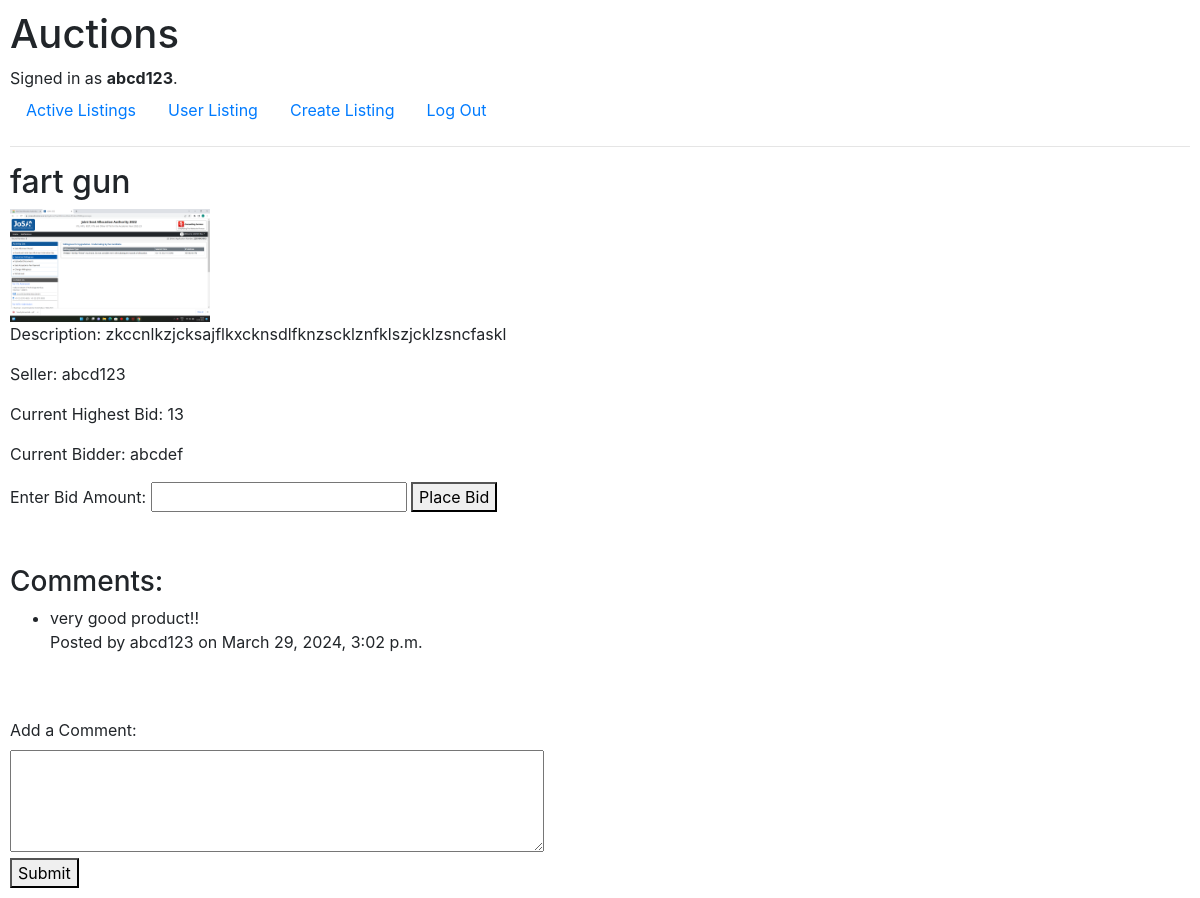
/listing/3/ (signed in), run on the app's committed database.
### auctions/models.py (models this page shows, shortened)
class User(AbstractUser):
    pass

class Listing(models.Model):
    seller = models.ForeignKey(User, on_delete=models.CASCADE)
    name = models.CharField(max_length=100,unique=True)
    image = models.ImageField(null=True, blank=True)
    desc = models.TextField()
    current_highest_bid = models.IntegerField(default=0)
    current_bidder = models.ForeignKey(User, on_delete=models.SET_NULL, null=True, blank=True, related_name='current_bids')

class Comment(models.Model):
    listing = models.ForeignKey(Listing,on_delete=models.CASCADE,null=True,related_name='comments')
    user=models.ForeignKey(User, on_delete=models.CASCADE)
    comment=models.TextField()
    timestamp = models.DateTimeField(default=timezone.now)

### auctions/views.py (the view)
# urls.py: path('listing/<int:listing_id>/', views.listing_description, name='listing_description'),
def listing_description(request, listing_id):
    listing = get_object_or_404(Listing, pk=listing_id)
    comments = listing.comments.all()
    if request.method == 'POST':
        content = request.POST.get('comment_content')
        if content:
            new_comment = Comment.objects.create(listing=listing, user=request.user, comment=content)
            return HttpResponseRedirect(reverse('listing_description', args=[listing_id]))
    return render(request, 'auctions/listing_description.html', {'listing': listing, 'comments': comments})

### auctions/templates/auctions/listing_description.html (shortened to what this page needs)
{% extends "auctions/layout.html" %}
{% block body %}
<h2>{{ listing.name }}</h2>
{% if listing.image %}
<img src="{{ listing.image.url }}" alt="{{ listing.name }} Image" style="max-width: 200px;">
{% endif %}
<p>Description: {{ listing.desc }}</p>
<p>Seller: {{listing.seller.username}}</p>
<p>Current Highest Bid: {{ listing.current_highest_bid }}</p>
<p>Current Bidder: {{ listing.current_bidder.username }}</p>
<form method="post" action="{% url 'place_bid' listing.id %}">
    <label for="bid_amount">Enter Bid Amount:</label>
    <input type="" id="bid_amount" name="bid_amount">
    <button type="submit">Place Bid</button>
</form>
<br>
<br>
{% if comments %}
    <h3>Comments:</h3>
    <ul>
        {% for comment in comments %}
            <li>{{ comment.comment }}</li>
            <p>Posted by {{ comment.user.username }} on {{ comment.timestamp }}</p>
        {% endfor %}
    </ul>
{% else %}
    <p>No comments yet.</p>
{% endif %}
<br>
<br>
{% if user.is_authenticated %}
    <form method="post" action="{% url 'listing_description' listing.id %}">
        <label for="comment_content">Add a Comment:</label><br>
        <textarea id="comment_content" name="comment_content" rows="4" cols="50"></textarea><br>
        <button type="submit">Submit</button>
    </form>
{% else %}
    <p>Please <a href="{% url 'login' %}">login</a> to leave a comment.</p>
{% endif %}
{% endblock %}

### auctions/templates/auctions/layout.html (shortened to what this page needs)
{% load static %}
<!DOCTYPE html>
<html lang="en">
    <head>
        <link rel="stylesheet" href="https://stackpath.bootstrapcdn.com/bootstrap/4.4.1/css/bootstrap.min.css">
        <link href="{% static 'auctions/styles.css' %}" rel="stylesheet">
    </head>
    <body>
        <h1>Auctions</h1>
        <div>
            {% if user.is_authenticated %}
                Signed in as <strong>{{ user.username }}</strong>.
            {% else %}
                Not signed in.
            {% endif %}
        </div>
        <ul class="nav">
            <li class="nav-item">
                <a class="nav-link" href="{% url 'index' %}">Active Listings</a>
            </li>
            {% if user.is_authenticated %}
                <li class="nav-item">
                    <a class="nav-link" href="{% url 'user_listing' %}">User Listing</a>
                </li>
                <li class="nav-item">
                    <a class="nav-link" href="{% url 'create_listing' %}">Create Listing</a>
                </li>
                <li class="nav-item">
                    <a class="nav-link" href="{% url 'logout' %}">Log Out</a>
                </li>
            {% endif %}
        </ul>
        <hr>
        {% block body %}
        {% endblock %}
    </body>
</html>

### auctions/static/auctions/styles.css (style rules this page uses)
body { padding: 10px; }

### data on the page
User: username "abcd123"
Listing: name "fart gun", image (picture), desc "zkccnlkzjcksajflkxcknsdlfknzscklznfklszjcklzsncfaskl", seller.username "abcd123", current_highest_bid "13", current_bidder.username "abcdef"
Comment: comment "very good product!!", user.username "abcd123", timestamp "March 29, 2024, 3:02 p.m."
